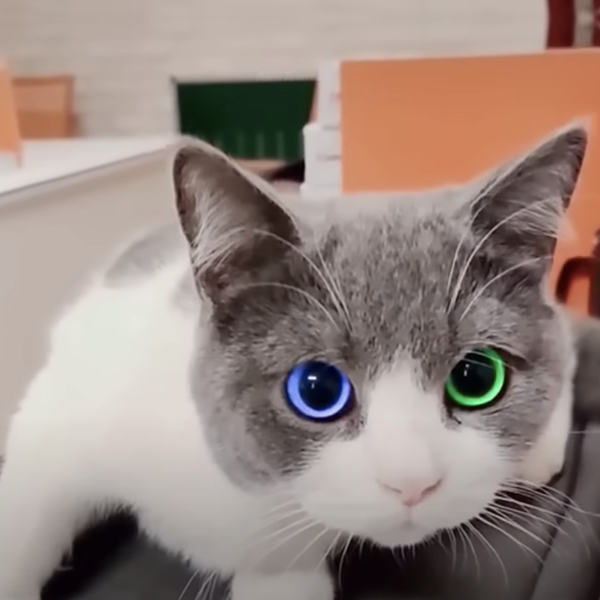
#> input picture exam/last_splash/pythonCode/cat_train.png, 600 x 600 px
$ python sift.py
#> lines starting #> are read from the running program, lines starting #| are printed output that depends on the picture; after the words box and inside, x2 and y2 are one past the last pixel; in counts of white or black regions, pixels touching at a corner belong together

# -*- coding: utf-8 -*-
"""
@Time ： 2023/10/23 14:39
@Auth ： Dexter ZHANG
@File ：sift.py
@IDE ：PyCharm
"""

import cv2
import numpy as np

# 读取两张连续图像
image1 = cv2.imread('cat_train.png')
#> image1 is the input picture: shape (600, 600, 3); mean B, G, R 128.4, 135.3, 151.7
image2 = cv2.imread('cat_test2.png')
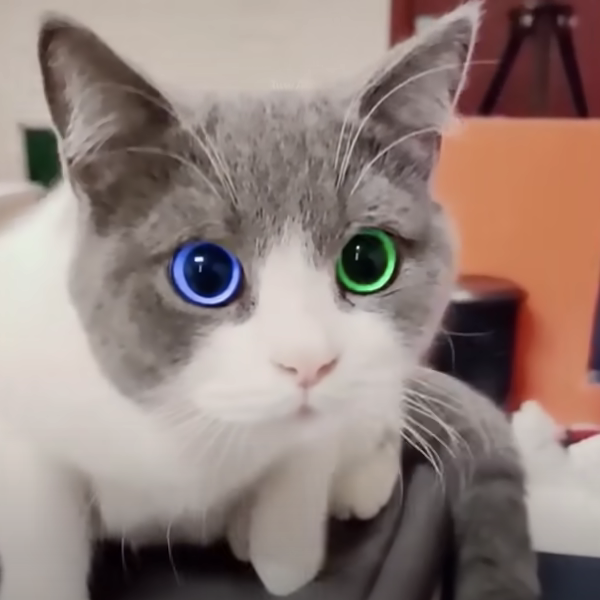
#> input picture exam/last_splash/pythonCode/cat_test2.png, 600 x 600 px
#> image2 is the input picture: shape (600, 600, 3); mean B, G, R 123.1, 129.4, 147.3

grayImage1 = cv2.cvtColor(image1, cv2.COLOR_BGR2GRAY)
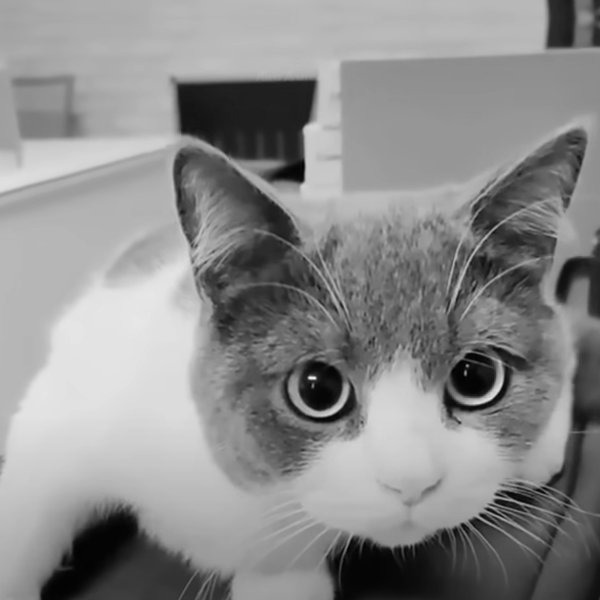
#> grayImage1: shape (600, 600); min 0, max 237, mean 139.4
grayImage2 = cv2.cvtColor(image2, cv2.COLOR_BGR2GRAY)
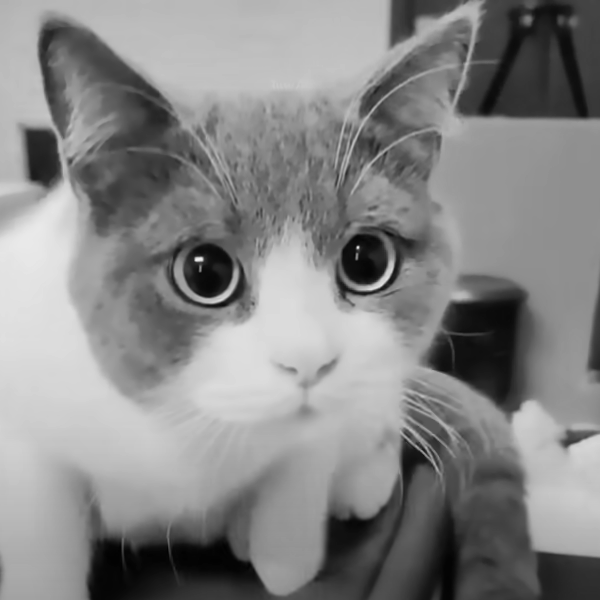
#> grayImage2: shape (600, 600); min 2, max 240, mean 134

# 初始化SIFT检测器
sift = cv2.SIFT_create()

# 在两个图像上检测关键点和计算描述符
keypoints1, descriptors1 = sift.detectAndCompute(grayImage1, None)
#> keypoints1 = 932 keypoints; strongest (x, y, size): (312, 378, 3.9), (294, 172, 15.9), (467, 366, 2), (204, 108, 40.7)
keypoints2, descriptors2 = sift.detectAndCompute(grayImage2, None)
#> keypoints2 = 491 keypoints; strongest (x, y, size): (199, 259, 4.7), (358, 247, 2.2), (486, 342, 64.8), (41, 159, 28.9)

# 使用FLANN（快速库近似最近邻）匹配器进行特征点匹配
index_params = dict(algorithm=0, trees=10)
search_params = dict(checks=50,crossCheck=True)
flann = cv2.FlannBasedMatcher(index_params, search_params)
matches = flann.knnMatch(descriptors1, descriptors2, k=2)
#> matches = 932 matches

# 选择好的匹配
good_matches = []
for m, n in matches:
    if m.distance < 0.6 * n.distance:
        good_matches.append(m)
#> after the loop, good_matches = 35 matches

# 提取匹配点的坐标
src_pts = np.float32([keypoints1[m.queryIdx].pt for m in good_matches]).reshape(-1, 1, 2)
#> src_pts = 35 rows, first 8: [260.1, 348], [279.1, 347.4], [311.9, 377.6], [311.9, 381], [315.3, 436.1], [326.9, 388.5], [329.1, 354.3], [330.2, 276.7]
dst_pts = np.float32([keypoints2[m.trainIdx].pt for m in good_matches]).reshape(-1, 1, 2)
#> dst_pts = 35 rows, first 8: [142.4, 231.1], [161.3, 226.3], [198.8, 259], [198.1, 263.2], [205.3, 319.6], [215, 272.1], [215.7, 232.4], [211.1, 147.8]

# 连接匹配的特征点
matched_image = cv2.drawMatches(image1, keypoints1, image2, keypoints2, good_matches, None)
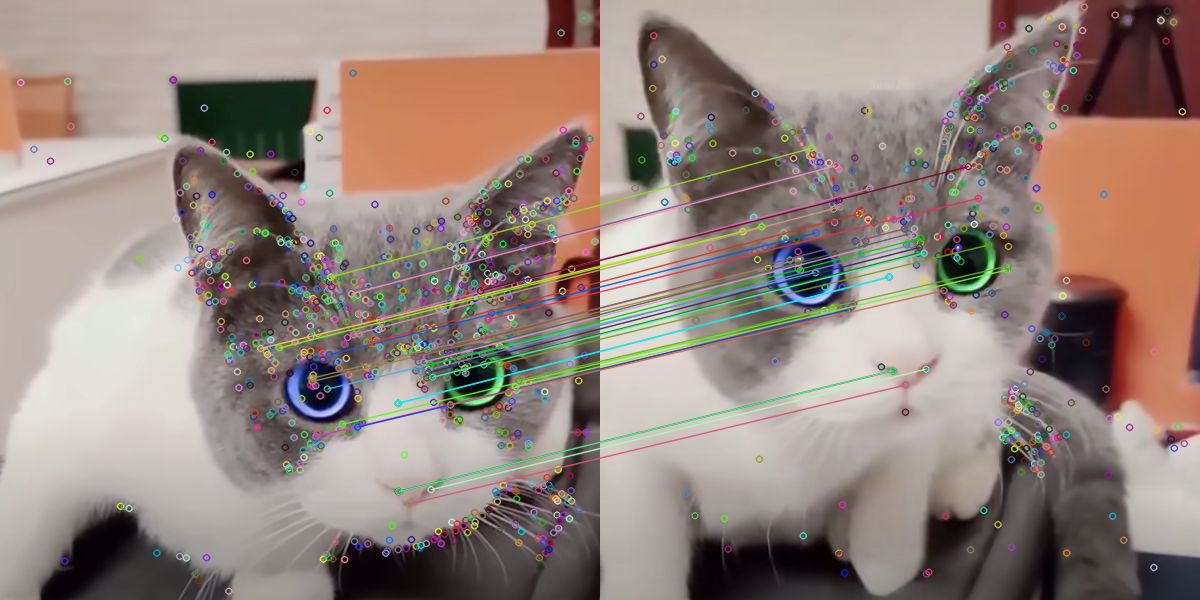
#> matched_image: shape (600, 1200, 3); mean B, G, R 126, 133.6, 149.5

# 使用RANSAC算法估算变换矩阵
M, mask = cv2.findHomography(src_pts, dst_pts, cv2.RANSAC, 5.0)
#> M = [[1.17, 0.0876, -181.4], [-0.0431, 1.21, -162.6], [0.00011, 0.000143, 1]]; mask = 35 values, max 1 at index 0, min 0 at index 29, mean 0.829

# 输入图像1上的点坐标
input_points = np.array([[184, 144], [586, 130], [326, 386], [474, 376],[412, 492]],dtype=np.float32).reshape(-1, 1, 2)


# 通过变换矩阵将图像1上的点坐标变换为图像2上的坐标
output_points = cv2.perspectiveTransform(input_points, M)
#> output_points = [[44.3, 3.79], [474.8, -28.03], [213.7, 266.8], [366.3, 246.4], [307.3, 372.7]]
# output_points[output_points < 0] = 5
output_points = np.abs(output_points)
#> output_points = [[44.3, 3.79], [474.8, 28.03], [213.7, 266.8], [366.3, 246.4], [307.3, 372.7]]

# 打印坐标值
for i, point in enumerate(output_points):
    x, y = point[0]
    print(f"Point {i + 1} in Image 1: ({input_points[i][0][0]:.2f}, {input_points[i][0][1]:.2f})")
    print(f"Transformed Point in Image 2: ({x:.2f}, {y:.2f})")
#> this loop made 5 passes
#| Point 1 in Image 1: (184.00, 144.00)
#| Transformed Point in Image 2: (44.30, 3.79)
#| Point 2 in Image 1: (586.00, 130.00)
#| Transformed Point in Image 2: (474.81, 28.03)
#| Point 3 in Image 1: (326.00, 386.00)
#| Transformed Point in Image 2: (213.68, 266.77)
#| Point 4 in Image 1: (474.00, 376.00)
#| Transformed Point in Image 2: (366.28, 246.44)
#| Point 5 in Image 1: (412.00, 492.00)
#| Transformed Point in Image 2: (307.31, 372.68)

# 在图像2上标记坐标
for point in output_points:
    x, y = point[0]
    cv2.circle(image2, (int(x), int(y)), 5, (0, 0, 255), -1)
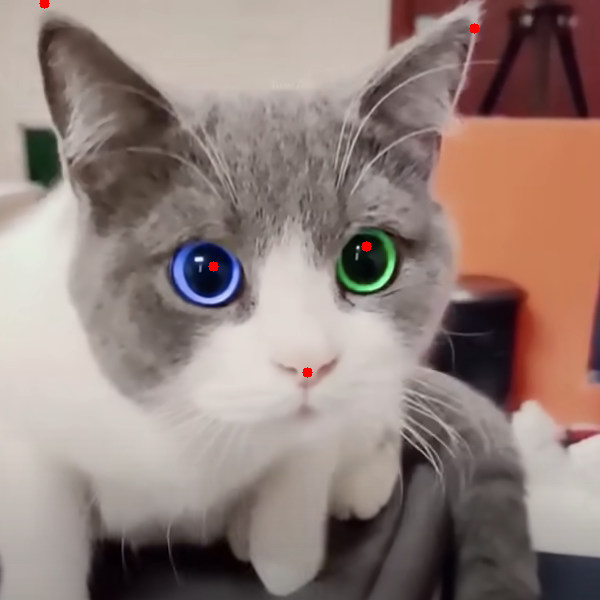
#> image2: shape (600, 600, 3); 0.11% of pixels changed, all inside (x1, y1, x2, y2) = (39, 0, 480, 378)

# 保存标记后的图像
cv2.imwrite('marked_image2.jpg', image2)

# 显示匹配的特征点和标记后的图像
cv2.imshow('Matched Features', matched_image)
cv2.imshow('Marked Image 2', image2)
cv2.waitKey(0)
cv2.destroyAllWindows()
